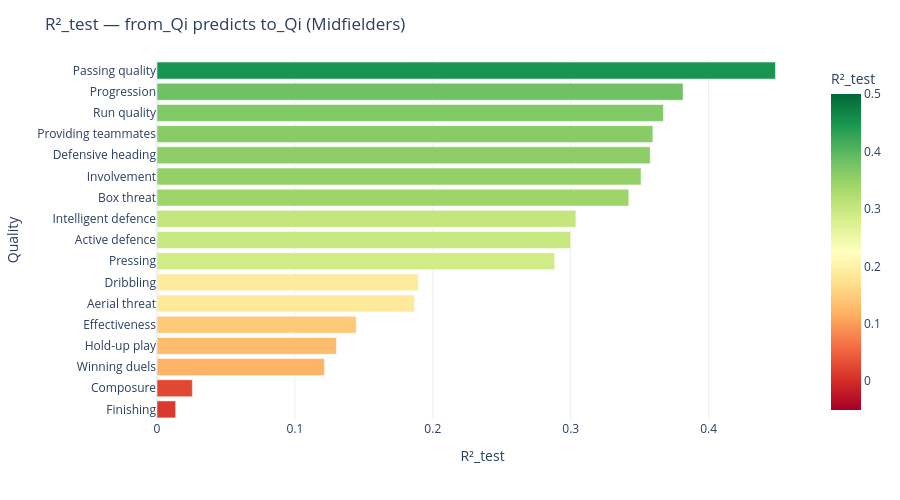

Notebook source saved alongside this figure:
### Markdown cell above
### R²_test by Quality

How well does each quality predict itself after transfer?

### Code cell
fig = px.bar(res.sort_values("R²_test", ascending=True), x="R²_test", y="Quality",
    orientation="h", color="R²_test", color_continuous_scale="RdYlGn",
    range_color=[-0.05, 0.5])
fig.update_layout(title="R²_test — from_Qi predicts to_Qi (Midfielders)",
    height=500, template="plotly_white", showlegend=False)
fig.show()

### Figure 1 — Plotly figure (JSON) as saved in the notebook; plotly's stock layout.template omitted (floating-point values rounded to 4 significant figures)
{"data": [{"hovertemplate": "R²_test=%{marker.color}<br>Quality=%{y}<extra></extra>", "legendgroup": "", "marker": {"color": [0.01353, 0.02565, 0.1214, 0.1301, 0.1445, 0.1867, 0.1895, 0.2883, 0.2999, 0.3037, 0.3421, 0.351, 0.3576, 0.3596, 0.3672, 0.3815, 0.4484], "coloraxis": "coloraxis", "pattern": {"shape": ""}}, "name": "", "orientation": "h", "showlegend": false, "textposition": "auto", "type": "bar", "x": [0.01353, 0.02565, 0.1214, 0.1301, 0.1445, 0.1867, 0.1895, 0.2883, 0.2999, 0.3037, 0.3421, 0.351, 0.3576, 0.3596, 0.3672, 0.3815, 0.4484], "xaxis": "x", "y": ["Finishing", "Composure", "Winning duels", "Hold-up play", "Effectiveness", "Aerial threat", "Dribbling", "Pressing", "Active defence", "Intelligent defence", "Box threat", "Involvement", "Defensive heading", "Providing teammates", "Run quality", "Progression", "Passing quality"], "yaxis": "y"}], "layout": {"barmode": "relative", "coloraxis": {"cmax": 0.5, "cmin": -0.05, "colorbar": {"title": {"text": "R²_test"}}, "colorscale": [[0, "rgb(165,0,38)"], [0.1, "rgb(215,48,39)"], [0.2, "rgb(244,109,67)"], [0.3, "rgb(253,174,97)"], [0.4, "rgb(254,224,139)"], [0.5, "rgb(255,255,191)"], [0.6, "rgb(217,239,139)"], [0.7, "rgb(166,217,106)"], [0.8, "rgb(102,189,99)"], [0.9, "rgb(26,152,80)"], [1, "rgb(0,104,55)"]]}, "height": 500, "legend": {"tracegroupgap": 0}, "margin": {"t": 60}, "showlegend": false, "title": {"text": "R²_test — from_Qi predicts to_Qi (Midfielders)"}, "xaxis": {"anchor": "y", "domain": [0, 1], "title": {"text": "R²_test"}}, "yaxis": {"anchor": "x", "domain": [0, 1], "title": {"text": "Quality"}}}}
